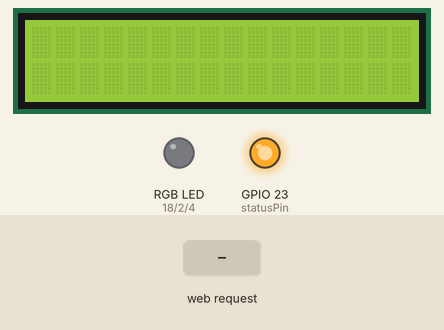
A sketch run on a simulated ESP32. On the bench: 16×2 character LCD, an RGB LED mixed from three pins (HIGH = lit), output pins drawn as LEDs (lit = HIGH). Inputs (shaded band) come from the test bench. What the sketch prints to the serial monitor is not drawn.

Above: at 3.2 s.
3.3 s: HTTP request GET /updateRed received
At 4.7 s:
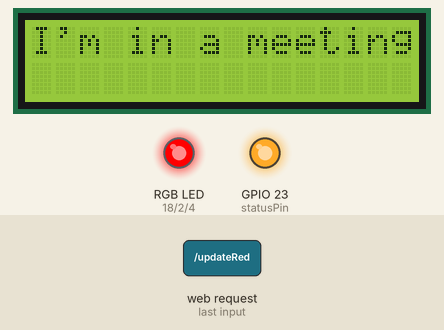
5.6 s: HTTP request GET /updateYellow received
At 6.8 s:
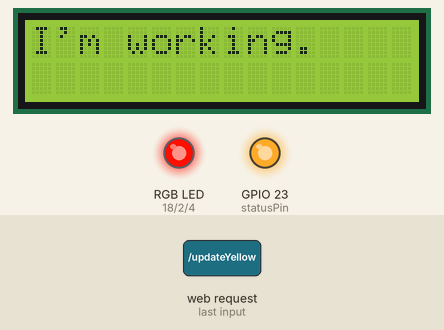
Timing chart, 0 to 8.6 s (numbered marks = the images above; inputs shaded):
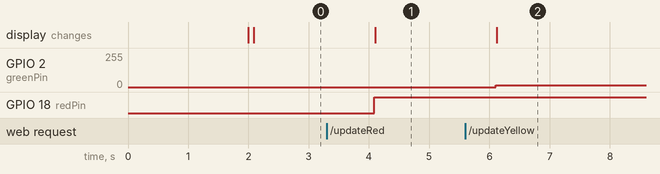

The sketch:

bulletinCodeOutside.ino
```cpp
#include <WiFi.h>
#include <AsyncTCP.h>
#include <ESPAsyncWebServer.h>
#include <LiquidCrystal_I2C.h>

AsyncWebServer server(80);

const char* ssid = "ssid"; //settings to server
const char* password = "password";

IPAddress ap_local_IP(152,100,1,1); //ip for server
IPAddress ap_gateway(152,100,1,1);
IPAddress ap_subnet(255,255,255,0);

const char* PARAM_RED = "inputRed";
const char* PARAM_GREEN = "inputGreen";
const char* PARAM_BLUE = "inputBlue";
const char* PARAM_MESSAGE_ONE = "inputMessageOne";
const char* PARAM_MESSAGE_TWO = "inputMessageTwo";

int lcdColumns = 16; //declare i2c display
int lcdRows = 2;

LiquidCrystal_I2C lcd(0x27, lcdColumns, lcdRows);

String message1; //one for the top line, one for the bottom line
String message2;

int red = 0; //current color of arduino outside
int blue = 0;
int green = 0;
int red_out = 0; //current color of arduino at desk
int blue_out = 0;
int green_out = 0;
/*Idk why i made it this complicated when i was did it,
but I think was just trying to make the yellow look
more like yellow and less green on the leds of the arduino,
although when I set a custom color through the website, they
both get set the same values.*/

const int redPin = 18;
const int greenPin = 2;
const int bluePin = 4;
const int statusPin = 23;

const char index_html[] PROGMEM = R"rawliteral( //website code for setting custom colors and messages
<!DOCTYPE html>
<style>
  .Interface {
    width: 300px;
    height: fixed;
    background-color: black;
    padding: 15px;
    border-radius: 8px;
    font-family: sans-serif;
    text-align: center;
    margin: 20px;
    color: aqua;
  }

  html {
    background-color: aqua;
    width: 300px;
  }

  button {
    background-color: aqua;
    color: white;
    padding: 10px;
    text-align: center;
    font-size: 13px;
    border-color: black;
    border-width: 2px;
    border-radius: 5px;
    margin: 5px;
    width: 100px
  }

  button {
    background-color: aqua;
    color: black;
    padding: 10px;
    text-align: center;
    font-size: 13px;
    border-color: black;
    border-width: 2px;
    border-radius: 5px;
    margin: 5px;
    height: fixed;
    width: 100px;
  }
  input {
    width:75px;
    margin: 5px;
  }
</style>
<html>

<body onLoad="startUp()">
<meta name="viewport" content="width=device-width, initial-scale=1">
  <div class="Interface" id="home">
    <h1>Color Bullentin</h1>
    <p>Chose one of settings.</p>
    <button onclick="colorUp()">Color</button>
    <button onclick="mes1Up()">Message</button>
  </div>
  <div class="Interface" id="color">
    <h1>Color</h1>
    <p>Custom RGB:</p>
    <form action="/get" target="hidden-form">
      <input type=number name="inputRed"></input>
      <input type=number name="inputGreen"></input>
      <input type=number name="inputBlue"></input>
      <input type="submit" value="Submit" onclick="submitMessage()"></input>
    </form>
  </div>
  <div class="Interface" id="mes1">
    <h1>Message</h1>
    <form action="/send" target="hidden-form">
    <input type=text name="inputMessageOne"></input>
    <input type="submit" value="Submit" onclick="submitMessage()"></input>
  </form>
  <br>
  <form action="/send" target="hidden-form">
    <input type=text name="inputMessageTwo"></input>
    <input type="submit" value="Submit" onclick="submitMessage()"></input>
  </form>
    <br></br>
    <button onclick="startUp()">Home</button>
  </div>
  <iframe style="display:none" name="hidden-form"></iframe>
</body>

</html>
<script>
  function startUp() {
    document.getElementById("home").hidden = false;
    document.getElementById("color").hidden = true;
    document.getElementById("mes1").hidden = true;

  }
  function colorUp() {
    document.getElementById("home").hidden = true;
    document.getElementById("color").hidden = false;
    document.getElementById("mes1").hidden = true;
  }
  function mes1Up() {
    document.getElementById("home").hidden = true;
    document.getElementById("color").hidden = true;
    document.getElementById("mes1").hidden = false;
  }
  function submitMessage() {
    alert("Saved value to ESP");
    setTimeout(function(){ document.location.reload(false); }, 500);
  }
</script>)rawliteral";

void updateLcd() {
  lcd.clear();
  lcd.setCursor(0,0);
  lcd.print(message1);
  lcd.setCursor(0,1);
  lcd.print(message2);
}

void notFound(AsyncWebServerRequest *request) {
  request->send(404, "text/plain", "Not Found, go to 152.100.1.1");
}

void setup() {
  Serial.begin(115200);

  Serial.println(WiFi.softAP(ssid, password) ? "soft-AP setup": "Failed to connect"); //set up its own network
  Serial.println(WiFi.softAPIP());
  while(!(WiFi.softAPIP()== ap_local_IP)){
    WiFi.softAPConfig(ap_local_IP, ap_gateway, ap_subnet);
  }

  delay(1000);

  Serial.println();
  Serial.print("IP Address");
  Serial.println(WiFi.localIP());

  ledcAttachPin(redPin, 1); //declare rgb
  ledcAttachPin(greenPin, 2);
  ledcAttachPin(bluePin, 3);
  ledcSetup(1,12000,8);
  ledcSetup(2,12000,8);
  ledcSetup(3,12000,8);
  pinMode(statusPin, OUTPUT);

  server.on("/", HTTP_GET, [] (AsyncWebServerRequest *request){ //main page
    request->send_P(200, "text/html", index_html);
  });

  server.on("/get", HTTP_GET, [] (AsyncWebServerRequest *request) { //for receiving custom colors
    if(request->hasParam(PARAM_RED)) {
      String redString = request->getParam(PARAM_RED)->value();
      red = redString.toInt();
      red_out = red;
    } else {
      Serial.println("Nothing Sent");
    }
    if(request->hasParam(PARAM_GREEN)) {
      String greenString = request->getParam(PARAM_GREEN)->value();
      green = greenString.toInt();
      green_out = green;
    } else {
      Serial.println("Nothing Sent");
    }
    if(request->hasParam(PARAM_BLUE)) {
      String blueString = request->getParam(PARAM_BLUE)->value();
      blue = blueString.toInt();
      blue_out = blue;
    } else {
      Serial.println("Nothing Sent");
    }
    Serial.println();
    Serial.print(red);
    Serial.print(green);
    Serial.print(blue);
    request->send(200, "text", "Go to 152.100.1.1"); //in case I enter request manually
  });

  server.on("/send", HTTP_GET, [] (AsyncWebServerRequest *request) { //for recieving custom messages
    if(request->hasParam(PARAM_MESSAGE_ONE)) {
      message1 = request->getParam(PARAM_MESSAGE_ONE)->value();
    } else {
      Serial.println("Nothing Sent");
    }
    if(request->hasParam(PARAM_MESSAGE_TWO)) {
      message2 = request->getParam(PARAM_MESSAGE_TWO)->value();
    } else {
      Serial.println("Nothing Sent");
    }
    Serial.println(message1);
    Serial.print(message2);
  });

  server.on("/off", HTTP_GET, [] (AsyncWebServerRequest *request) { //setting the bulleting to blank
    message1 = "";
    message2 = "";
    red = 0;
    green = 0;
    blue = 0;
  });

  server.on("/value", HTTP_GET, [] (AsyncWebServerRequest *request) { //debugging
    String string = String("RGB Value: ") + red + ", " + green + ", " + blue + ".<br><a href=\"/\">Return to Home Page</a>";
    request->send(200, "text/html", string);
  });

  server.on("/red", HTTP_GET, [] (AsyncWebServerRequest *request) { //sends red value current value
    request->send(200, "text/plain", String(red_out));
  });

  server.on("/green", HTTP_GET, [] (AsyncWebServerRequest *request) { //sends blue current value
    request->send(200, "text/plain", String(green_out));
  });

  server.on("/blue", HTTP_GET, [] (AsyncWebServerRequest *request) { //sends green current value
    request->send(200, "text/plain", String(blue_out));
  });

  server.on("/updateRed", HTTP_GET, [] (AsyncWebServerRequest *request) { //sets bulletin to red and message if gets request from arduino at desk that red button was pressed
    red = 255;
    green = 0;
    blue = 0;
    red_out = red;
    green_out = green;
    blue_out = blue;
    message1 = "I'm in a meeting.";
    message2 = "";
    request->send(200, "text/plain", "ok");
  });

  server.on("/updateYellow", HTTP_GET, [] (AsyncWebServerRequest *request) { //sets bulletin to yellow and message if gets request from arduino at desk that yellow button was pressed
    red = 255;
    green = 15;
    blue = 0;
    red_out = 155;
    green_out = 155;
    blue_out = 0;
    message1 = "I'm working.";
    message2 = "";
    request->send(200, "text/plain", "ok");
  });

  server.on("/updateGreen", HTTP_GET, [] (AsyncWebServerRequest *request) { //sets bulletin to green and message if gets request from arduino at desk that green button was pressed
    red = 0;
    green = 255;
    blue = 0;
    red_out = red;
    green_out = green;
    blue_out = blue;
    message1 = "I'm available.";
    message2 = "";
    request->send(200, "text/plain", "ok");
  });

  server.onNotFound(notFound);
  server.begin();

  delay(1000);

  lcd.begin();
  lcd.setCursor(4,0);
  lcd.print("Website:");
  lcd.setCursor(2,1);
  lcd.print("152.100.1.1");
  lcd.setCursor(0,0);

  digitalWrite(statusPin, HIGH);
}

void loop() { //just keeps setting color and message
  setColor(red, green, blue);
  updateLcd();
  delay(2000);
}

void setColor(unsigned int red, unsigned int green, unsigned int blue) { //seting color of rgb led
  ledcWrite(1, red);
  ledcWrite(2, green);
  ledcWrite(3, blue);
}
```

Measured:
- after the input at 3.3 s, GPIO 18 (redPin): LOW → HIGH after 0.79 s; the display: changes after 0.81 s (image 1)
- after the input at 5.6 s, GPIO 2 (greenPin): 0/255 → 15/255 after 0.51 s; the display: changes after 0.52 s (image 2)
